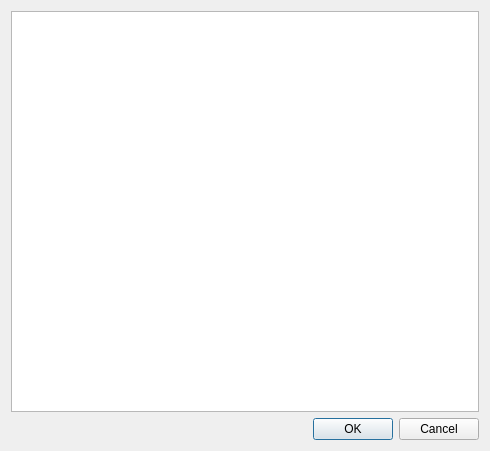
<?xml version="1.0" encoding="UTF-8"?>
<ui version="4.0">
 <class>SVDialogSelectNetworkPipes</class>
 <widget class="QDialog" name="SVDialogSelectNetworkPipes">
  <property name="geometry">
   <rect>
    <x>0</x>
    <y>0</y>
    <width>490</width>
    <height>451</height>
   </rect>
  </property>
  <property name="windowTitle">
   <string>Dialog</string>
  </property>
  <layout class="QVBoxLayout" name="verticalLayout">
   <item>
    <widget class="QListWidget" name="listWidget"/>
   </item>
   <item>
    <widget class="QDialogButtonBox" name="buttonBox">
     <property name="orientation">
      <enum>Qt::Horizontal</enum>
     </property>
     <property name="standardButtons">
      <set>QDialogButtonBox::Cancel|QDialogButtonBox::Ok</set>
     </property>
    </widget>
   </item>
  </layout>
 </widget>
 <resources/>
 <connections>
  <connection>
   <sender>buttonBox</sender>
   <signal>accepted()</signal>
   <receiver>SVDialogSelectNetworkPipes</receiver>
   <slot>accept()</slot>
   <hints>
    <hint type="sourcelabel">
     <x>248</x>
     <y>254</y>
    </hint>
    <hint type="destinationlabel">
     <x>157</x>
     <y>274</y>
    </hint>
   </hints>
  </connection>
  <connection>
   <sender>buttonBox</sender>
   <signal>rejected()</signal>
   <receiver>SVDialogSelectNetworkPipes</receiver>
   <slot>reject()</slot>
   <hints>
    <hint type="sourcelabel">
     <x>316</x>
     <y>260</y>
    </hint>
    <hint type="destinationlabel">
     <x>286</x>
     <y>274</y>
    </hint>
   </hints>
  </connection>
 </connections>
</ui>
